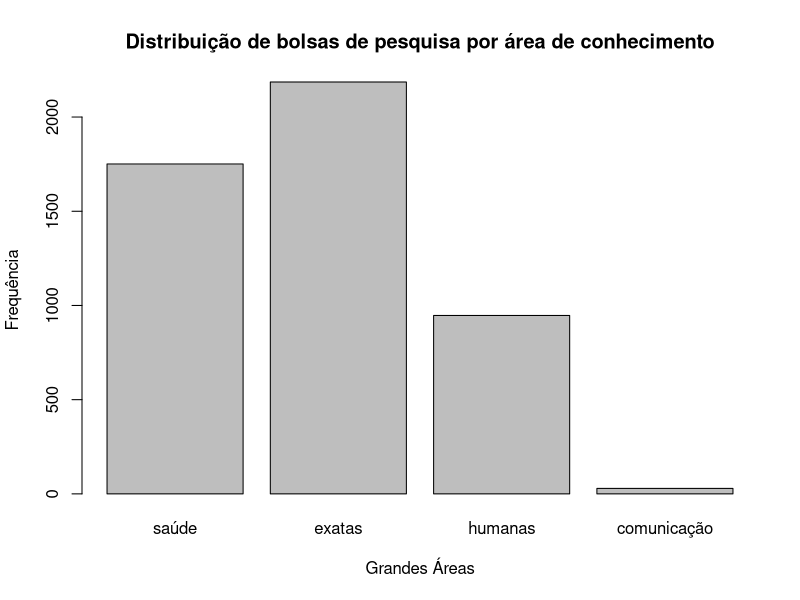
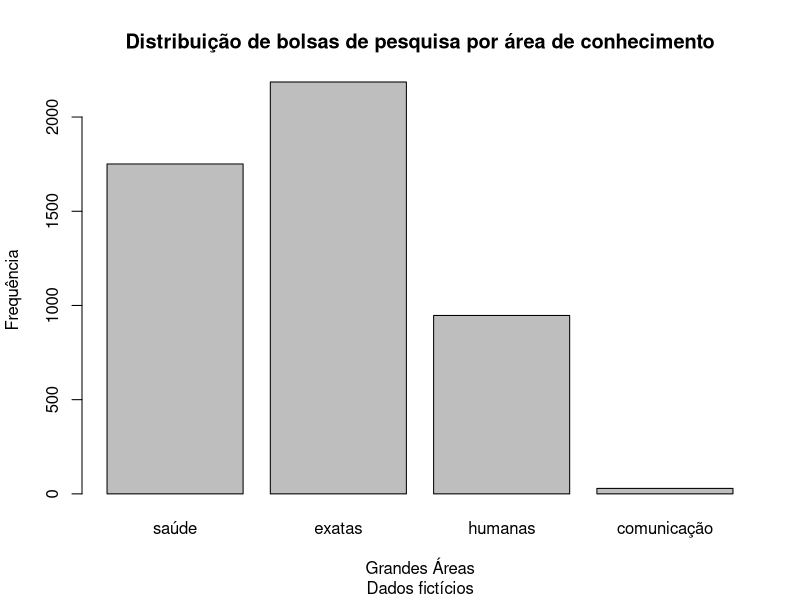
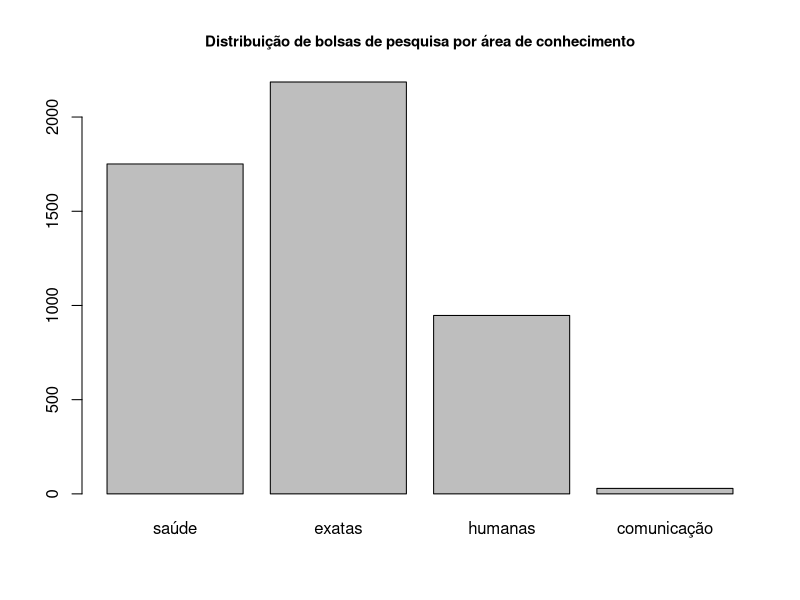
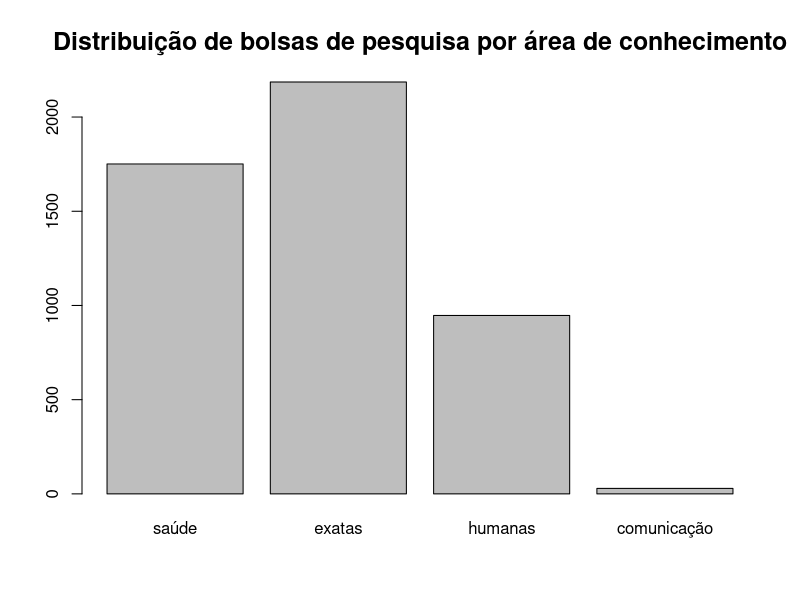
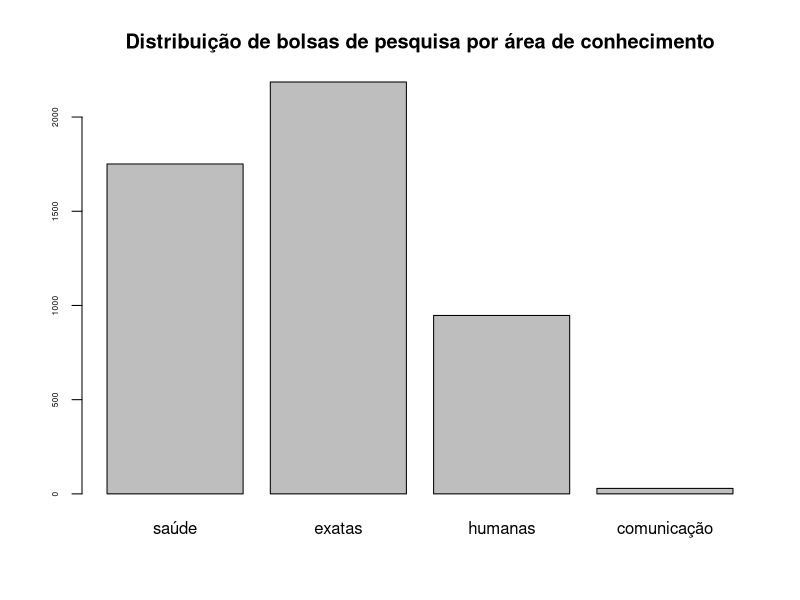
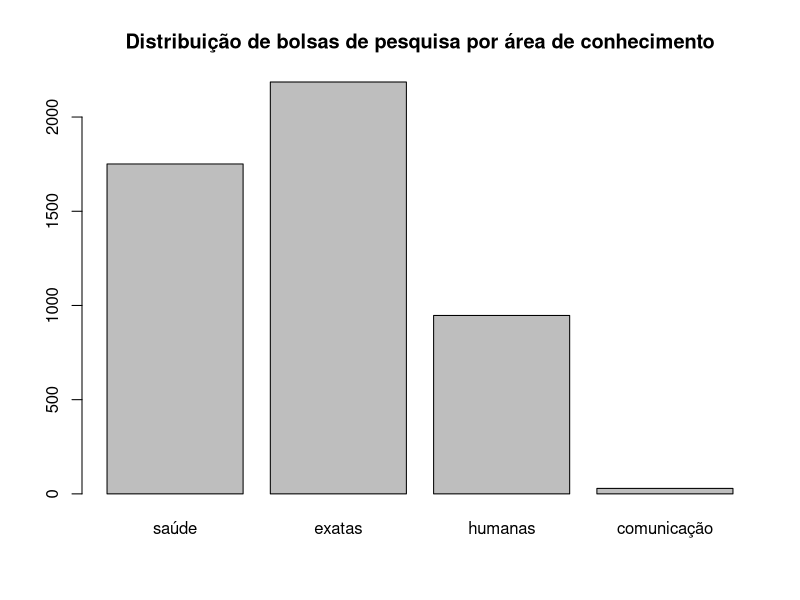
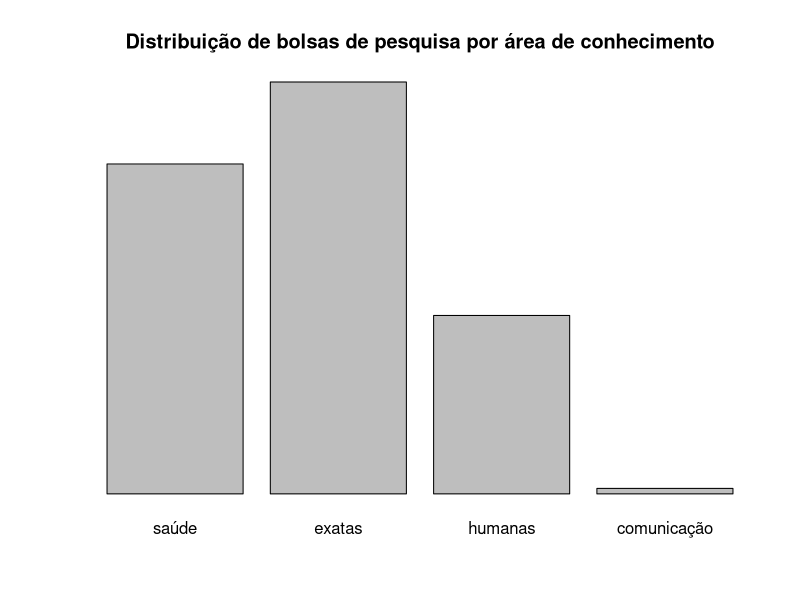
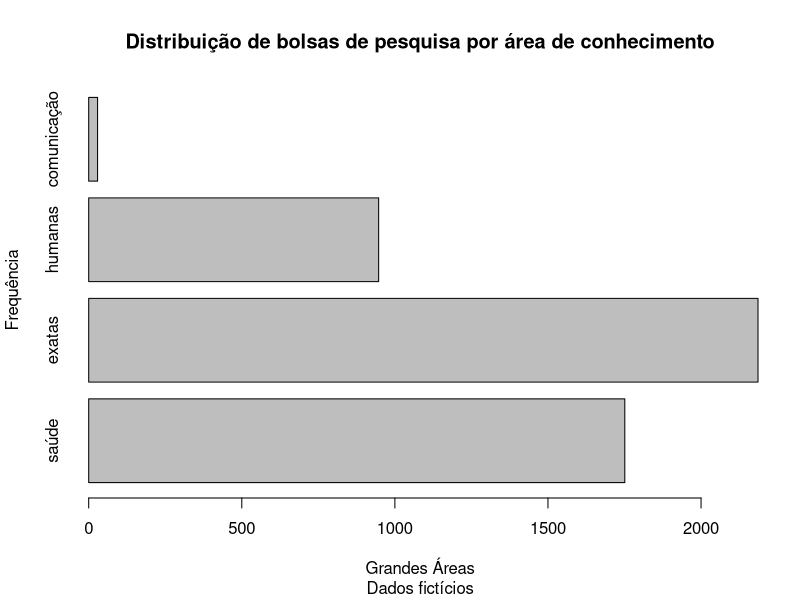

Write the R code that produced these figures, in order.
## ---- chunk 1
#Script Gráfico de Barras sem subtítulo
x <- c("saúde", "exatas", "humanas", "comunicação")
 
ya <- c(1751, 2186, 947, 29)
yb <- c(2528, 2132, 1843, 280)
barplot(ya, names.arg=x, main="Distribuição de bolsas de pesquisa por área de conhecimento", xlab="Grandes Áreas", ylab="Frequência")
## ---- chunk 2
#Script Gráfico de Barras com subtítulo

x <- c("saúde", "exatas", "humanas", "comunicação")
ya <- c(1751, 2186, 947, 29)
barplot(ya, names.arg=x, main="Distribuição de bolsas de pesquisa por área de conhecimento", xlab="Grandes Áreas", ylab="Frequência", sub="Dados fictícios")
## ---- chunk 3
barplot(ya, names.arg=x, main="Distribuição de bolsas de pesquisa por área de conhecimento", cex.main=0.9)
## ---- chunk 4
barplot(ya, names.arg=x, main="Distribuição de bolsas de pesquisa por área de conhecimento", cex.main=1.5)
## ---- chunk 5
barplot(ya, names.arg=x, main="Distribuição de bolsas de pesquisa por área de conhecimento", cex.axis=0.5)
## ---- chunk 6
barplot(ya, names.arg=x, main="Distribuição de bolsas de pesquisa por área de conhecimento", cex.lab=0.5)
## ---- chunk 7
barplot(ya, names.arg=x, main="Distribuição de bolsas de pesquisa por área de conhecimento", axes=F)
## ---- chunk 8
x <- c("saúde", "exatas", "humanas", "comunicação")
ya <- c(1751, 2186, 947, 29)
barplot(ya, names.arg=x, main="Distribuição de bolsas de pesquisa por área de conhecimento", xlab="Grandes Áreas", ylab="Frequência", sub="Dados fictícios", horiz=T)
## ---- chunk 9
barplot(ya, names.arg=x, main="Distribuição de bolsas de pesquisa por área de conhecimento", xlab="Grandes Áreas", ylab="Frequência", sub="Dados fictícios", density=10)
## ---- chunk 10
barplot(ya, names.arg=x, main="Distribuição de bolsas de pesquisa por área de conhecimento", xlab="Grandes Áreas", ylab="Frequência", sub="Dados fictícios", density=10, angle=90)
## ---- chunk 11
barplot(ya, names.arg=x, main="Distribuição de bolsas de pesquisa por área de conhecimento", xlab="Grandes Áreas", ylab="Frequência", sub="Dados fictícios", col="aquamarine2")
## ---- chunk 12
barplot(ya, names.arg=x, main="Distribuição de bolsas de pesquisa por área de conhecimento", xlab="Grandes Áreas", ylab="Frequência", sub="Dados fictícios", col=c(1, 2, 3, 4))
## ---- chunk 13
barplot(ya, names.arg=x, main="Distribuição de bolsas de pesquisa por área de conhecimento", xlab="Grandes Áreas", ylab="Frequência", sub="Dados fictícios", col=rgb(1, 0.5, 0))
## ---- chunk 14
barplot(ya, names.arg=x, main="Distribuição de bolsas de pesquisa por área de conhecimento", xlab="Grandes Áreas", ylab="Frequência", sub="Dados fictícios", border=NA)
## ---- chunk 15
barplot(ya, names.arg=x, main="Distribuição de bolsas de pesquisa por área de conhecimento", xlab="Grandes Áreas", ylab="Frequência", sub="Dados fictícios", density=10, border=NA)
## ---- chunk 16
barplot(ya, names.arg=x, main="Distribuição de bolsas de pesquisa por área de conhecimento", xlab="Grandes Áreas", ylab="Frequência", sub="Dados fictícios", density=10, col=5, border=T)
## ---- chunk 17
#Script Gráfico de Barras para duas variáveis

x <- c("saúde", "exatas", "humanas", "comunicação")
ya <- c(1751, 2186, 947, 29)
yb <- c(2528, 2132, 1843, 280)
Y <- matrix(c(ya,yb), nrow=4, ncol=2, dimnames=list(x, c("Intituição A", "Instituição B")))
barplot(Y, main="Distribuição de bolsas de pesquisa por área de conhecimento", xlab="Grandes Áreas", ylab="Frequência")
## ---- chunk 18
#Script Gráfico de Barras para duas variáveis sem empilhamento

x <- c("saúde", "exatas", "humanas", "comunicação")
ya <- c(1751, 2186, 947, 29)
yb <- c(2528, 2132, 1843, 280)
Y <- matrix(c(ya,yb), nrow=4, ncol=2, dimnames=list(x, c("Intituição A", "Instituição B")))
barplot(Y, main="Distribuição de bolsas de pesquisa por área de conhecimento", xlab="Grandes Áreas", ylab="Frequência", beside=T)
## ---- chunk 19
#Script Gráfico de Barras para duas variáveis com legenda

x <- c("saúde", "exatas", "humanas", "comunicação")
ya <- c(1751, 2186, 947, 29)
yb <- c(2528, 2132, 1843, 280)
Y <- matrix(c(ya,yb), nrow=4, ncol=2, dimnames=list(x, c("Intituição A", "Instituição B")))
barplot(Y, main="Distribuição de bolsas de pesquisa por área de conhecimento", xlab="Grandes Áreas", ylab="Frequência", beside=T, legend.text=rownames(Y), sub="Fonte: Dados fictícios")
## ---- chunk 20
barplot(Y, main="Distribuição de bolsas de pesquisa por área de conhecimento", xlab="Grandes Áreas", ylab="Frequência", beside=T, legend.text=rownames(Y), sub="Fonte: Dados fictícios", ylim=c(0, 4000))
## ---- chunk 21
#Script Básico para gráfico de setores

frota <- c(151882, 19627, 8058,1895, 3201, 1969, 1268)
names(frota) <- c("automóveis", "motocicletas", "caminhonetes", "motonetas", "ônibus", "caminhões", "outros")
pie(frota)
